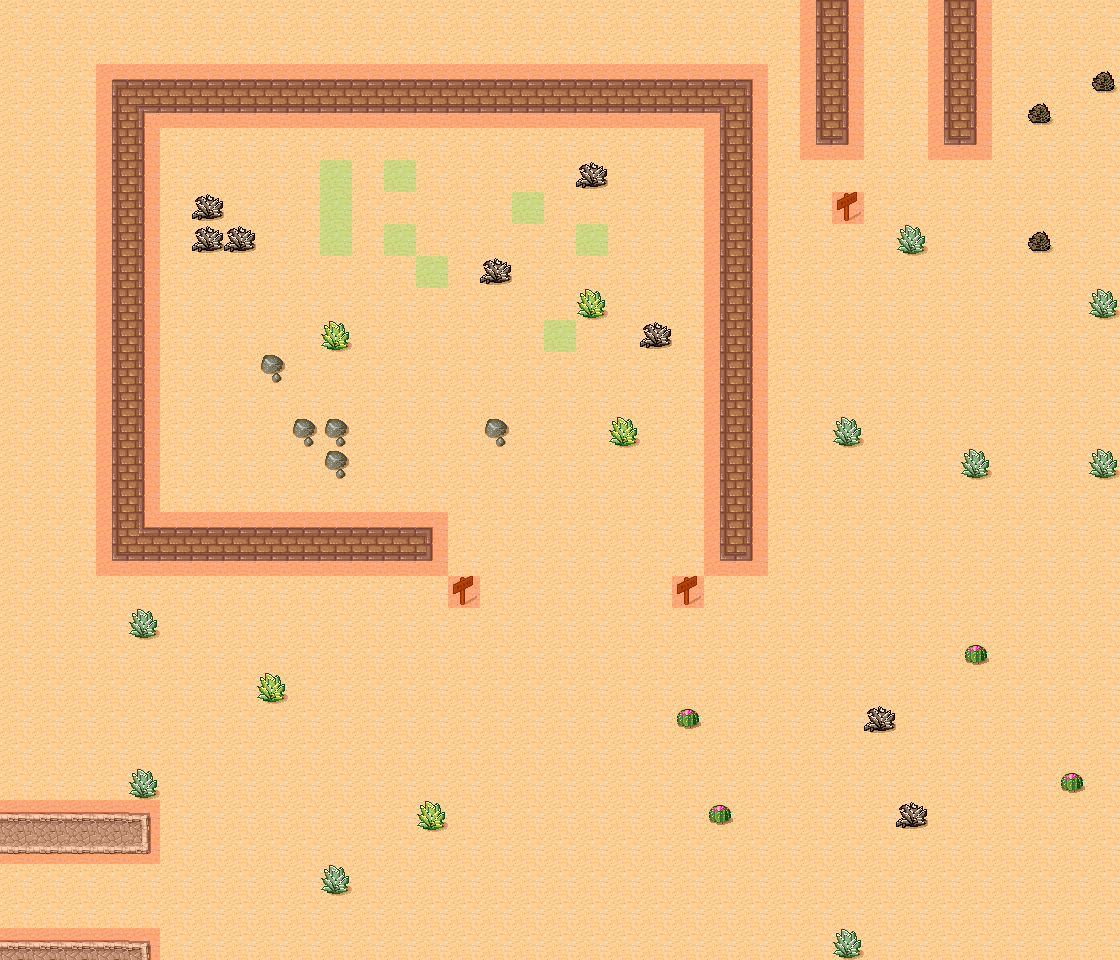

A 2D game scene composited from a Tiled map and its tileset images. What follows is a short description and the map's XML, with every tile layer's data as written:
An orthogonal 35x30 tile map with 32x32 px tiles, 2 tile layers (BackGround, Blockage), 2 tilesets and 4 objects (Player1ShowUpPoint, Player2ShowUpPoint, MonsterShowUpPosition1, MonsterShowUpPosition2).

<map version="1.0" tiledversion="2018.05.24" orientation="orthogonal" renderorder="right-down" width="35" height="30" tilewidth="32" tileheight="32" infinite="0" nextlayerid="7" nextobjectid="7">
 <tileset firstgid="1" name="tmw_desert_spacing" tilewidth="32" tileheight="32" spacing="1" margin="1" tilecount="48" columns="8">
  <image source="tmw_desert_spacing.png" width="265" height="199" />
 </tileset>
 <tileset firstgid="49" name="meta_tiles" tilewidth="32" tileheight="32" spacing="1" margin="1" tilecount="2" columns="2">
  <image source="meta_tiles.png" width="67" height="34" />
  <tile id="0">
   <properties>
    <property name="Block" value="true" />
   </properties>
  </tile>
  <tile id="1">
   <properties>
    <property name="Eat" value="true" />
   </properties>
  </tile>
 </tileset>
 <layer id="5" name="BackGround" width="35" height="30" locked="1">
  <data encoding="csv">
30,30,30,30,30,30,30,30,30,30,30,30,30,30,30,30,30,30,30,30,30,30,30,30,30,9,11,30,30,9,11,30,30,30,30,
30,30,30,30,30,30,30,30,30,30,30,30,30,30,30,30,30,30,30,30,30,30,30,30,30,9,11,30,30,9,11,30,30,30,30,
30,30,30,1,2,2,2,2,2,2,2,2,2,2,2,2,2,2,2,2,2,2,2,3,30,9,11,30,30,9,11,30,30,30,47,
30,30,30,9,20,18,18,18,18,18,18,18,18,18,18,18,18,18,18,18,18,18,21,11,30,9,11,30,30,9,11,30,47,30,30,
30,30,30,9,11,30,30,30,30,30,30,30,30,30,30,30,30,30,30,30,30,30,9,11,30,17,19,30,30,17,19,30,30,30,30,
30,30,30,9,11,30,30,30,30,30,30,30,30,30,30,30,30,30,39,30,30,30,9,11,30,30,30,30,30,30,30,30,30,30,30,
30,30,30,9,11,30,39,30,30,30,30,30,30,30,30,30,30,30,30,30,30,30,9,11,30,30,46,30,30,30,30,30,30,30,30,
30,30,30,9,11,30,39,39,30,30,30,30,30,30,30,30,30,30,30,30,30,30,9,11,30,30,30,30,38,30,30,30,47,30,30,
30,30,30,9,11,30,30,30,30,30,30,30,30,30,30,39,30,30,30,30,30,30,9,11,30,30,30,30,30,30,30,30,30,30,30,
30,30,30,9,11,30,30,30,30,30,30,30,30,30,30,30,30,30,40,30,30,30,9,11,30,30,30,30,30,30,30,30,30,30,38,
30,30,30,9,11,30,30,30,30,30,40,30,30,30,30,30,30,30,30,30,39,30,9,11,30,30,30,30,30,30,30,30,30,30,30,
30,30,30,9,11,30,30,30,32,30,30,30,30,30,30,30,30,30,30,30,30,30,9,11,30,30,30,30,30,30,30,30,30,30,30,
30,30,30,9,11,30,30,30,30,30,30,30,30,30,30,30,30,30,30,30,30,30,9,11,30,30,30,30,30,30,30,30,30,30,30,
30,30,30,9,11,30,30,30,30,32,32,30,30,30,30,32,30,30,30,40,30,30,9,11,30,30,38,30,30,30,30,30,30,30,30,
30,30,30,9,11,30,30,30,30,30,32,30,30,30,30,30,30,30,30,30,30,30,9,11,30,30,30,30,30,30,38,30,30,30,38,
30,30,30,9,11,30,30,30,30,30,30,30,30,30,30,30,30,30,30,30,30,30,9,11,30,30,30,30,30,30,30,30,30,30,30,
30,30,30,9,28,2,2,2,2,2,2,2,2,3,30,30,30,30,30,30,30,30,9,11,30,30,30,30,30,30,30,30,30,30,30,
30,30,30,17,18,18,18,18,18,18,18,18,18,19,30,30,30,30,30,30,30,30,17,19,30,30,30,30,30,30,30,30,30,30,30,
30,30,30,30,30,30,30,30,30,30,30,30,30,30,46,30,30,30,30,30,30,46,30,30,30,30,30,30,30,30,30,30,30,30,30,
30,30,30,30,38,30,30,30,30,30,30,30,30,30,30,30,30,30,30,30,30,30,30,30,30,30,30,30,30,30,30,30,30,30,30,
30,30,30,30,30,30,30,30,30,30,30,30,30,30,30,30,30,30,30,30,30,30,30,30,30,30,30,30,30,30,31,30,30,30,30,
30,30,30,30,30,30,30,30,40,30,30,30,30,30,30,30,30,30,30,30,30,30,30,30,30,30,30,30,30,30,30,30,30,30,30,
30,30,30,30,30,30,30,30,30,30,30,30,30,30,30,30,30,30,30,30,30,31,30,30,30,30,30,39,30,30,30,30,30,30,30,
30,30,30,30,30,30,30,30,30,30,30,30,30,30,30,30,30,30,30,30,30,30,30,30,30,30,30,30,30,30,30,30,30,30,30,
30,30,30,30,38,30,30,30,30,30,30,30,30,30,30,30,30,30,30,30,30,30,30,30,30,30,30,30,30,30,30,30,30,31,30,
26,26,26,26,27,30,30,30,30,30,30,30,30,40,30,30,30,30,30,30,30,30,31,30,30,30,30,30,39,30,30,30,30,30,30,
42,42,42,42,43,30,30,30,30,30,30,30,30,30,30,30,30,30,30,30,30,30,30,30,30,30,30,30,30,30,30,30,30,30,30,
30,30,30,30,30,30,30,30,30,30,38,30,30,30,30,30,30,30,30,30,30,30,30,30,30,30,30,30,30,30,30,30,30,30,30,
30,30,30,30,30,30,30,30,30,30,30,30,30,30,30,30,30,30,30,30,30,30,30,30,30,30,30,30,30,30,30,30,30,30,30,
26,26,26,26,27,30,30,30,30,30,30,30,30,30,30,30,30,30,30,30,30,30,30,30,30,30,38,30,30,30,30,30,30,30,30
</data>
 </layer>
 <objectgroup id="2" name="Object" locked="1">
  <object id="1" name="Player1ShowUpPoint" x="538" y="598" height="2" />
  <object id="2" name="Player2ShowUpPoint" x="641" y="598" />
  <object id="4" name="MonsterShowUpPosition1" x="-2" y="855" width="159" height="82">
   <properties>
    <property name="Enemy" type="int" value="1" />
   </properties>
  </object>
  <object id="5" name="MonsterShowUpPosition2" x="853" y="2" width="86" height="158">
   <properties>
    <property name="Enemy" type="int" value="1" />
   </properties>
  </object>
 </objectgroup>
 <layer id="6" name="Blockage" width="35" height="30" locked="1">
  <data encoding="csv">
0,0,0,0,0,0,0,0,0,0,0,0,0,0,0,0,0,0,0,0,0,0,0,0,0,49,49,0,0,49,49,0,0,0,0,
0,0,0,0,0,0,0,0,0,0,0,0,0,0,0,0,0,0,0,0,0,0,0,0,0,49,49,0,0,49,49,0,0,0,0,
0,0,0,49,49,49,49,49,49,49,49,49,49,49,49,49,49,49,49,49,49,49,49,49,0,49,49,0,0,49,49,0,0,0,0,
0,0,0,49,49,49,49,49,49,49,49,49,49,49,49,49,49,49,49,49,49,49,49,49,0,49,49,0,0,49,49,0,0,0,0,
0,0,0,49,49,0,0,0,0,0,0,0,0,0,0,0,0,0,0,0,0,0,49,49,0,49,49,0,0,49,49,0,0,0,0,
0,0,0,49,49,0,0,0,0,0,50,0,50,0,0,0,0,0,0,0,0,0,49,49,0,0,0,0,0,0,0,0,0,0,0,
0,0,0,49,49,0,0,0,0,0,50,0,0,0,0,0,50,0,0,0,0,0,49,49,0,0,49,0,0,0,0,0,0,0,0,
0,0,0,49,49,0,0,0,0,0,50,0,50,0,0,0,0,0,50,0,0,0,49,49,0,0,0,0,0,0,0,0,0,0,0,
0,0,0,49,49,0,0,0,0,0,0,0,0,50,0,0,0,0,0,0,0,0,49,49,0,0,0,0,0,0,0,0,0,0,0,
0,0,0,49,49,0,0,0,0,0,0,0,0,0,0,0,0,0,0,0,0,0,49,49,0,0,0,0,0,0,0,0,0,0,0,
0,0,0,49,49,0,0,0,0,0,0,0,0,0,0,0,0,50,0,0,0,0,49,49,0,0,0,0,0,0,0,0,0,0,0,
0,0,0,49,49,0,0,0,0,0,0,0,0,0,0,0,0,0,0,0,0,0,49,49,0,0,0,0,0,0,0,0,0,0,0,
0,0,0,49,49,0,0,0,0,0,0,0,0,0,0,0,0,0,0,0,0,0,49,49,0,0,0,0,0,0,0,0,0,0,0,
0,0,0,49,49,0,0,0,0,0,0,0,0,0,0,0,0,0,0,0,0,0,49,49,0,0,0,0,0,0,0,0,0,0,0,
0,0,0,49,49,0,0,0,0,0,0,0,0,0,0,0,0,0,0,0,0,0,49,49,0,0,0,0,0,0,0,0,0,0,0,
0,0,0,49,49,0,0,0,0,0,0,0,0,0,0,0,0,0,0,0,0,0,49,49,0,0,0,0,0,0,0,0,0,0,0,
0,0,0,49,49,49,49,49,49,49,49,49,49,49,0,0,0,0,0,0,0,0,49,49,0,0,0,0,0,0,0,0,0,0,0,
0,0,0,49,49,49,49,49,49,49,49,49,49,49,0,0,0,0,0,0,0,0,49,49,0,0,0,0,0,0,0,0,0,0,0,
0,0,0,0,0,0,0,0,0,0,0,0,0,0,49,0,0,0,0,0,0,49,0,0,0,0,0,0,0,0,0,0,0,0,0,
0,0,0,0,0,0,0,0,0,0,0,0,0,0,0,0,0,0,0,0,0,0,0,0,0,0,0,0,0,0,0,0,0,0,0,
0,0,0,0,0,0,0,0,0,0,0,0,0,0,0,0,0,0,0,0,0,0,0,0,0,0,0,0,0,0,0,0,0,0,0,
0,0,0,0,0,0,0,0,0,0,0,0,0,0,0,0,0,0,0,0,0,0,0,0,0,0,0,0,0,0,0,0,0,0,0,
0,0,0,0,0,0,0,0,0,0,0,0,0,0,0,0,0,0,0,0,0,0,0,0,0,0,0,0,0,0,0,0,0,0,0,
0,0,0,0,0,0,0,0,0,0,0,0,0,0,0,0,0,0,0,0,0,0,0,0,0,0,0,0,0,0,0,0,0,0,0,
0,0,0,0,0,0,0,0,0,0,0,0,0,0,0,0,0,0,0,0,0,0,0,0,0,0,0,0,0,0,0,0,0,0,0,
49,49,49,49,49,0,0,0,0,0,0,0,0,0,0,0,0,0,0,0,0,0,0,0,0,0,0,0,0,0,0,0,0,0,0,
49,49,49,49,49,0,0,0,0,0,0,0,0,0,0,0,0,0,0,0,0,0,0,0,0,0,0,0,0,0,0,0,0,0,0,
0,0,0,0,0,0,0,0,0,0,0,0,0,0,0,0,0,0,0,0,0,0,0,0,0,0,0,0,0,0,0,0,0,0,0,
0,0,0,0,0,0,0,0,0,0,0,0,0,0,0,0,0,0,0,0,0,0,0,0,0,0,0,0,0,0,0,0,0,0,0,
49,49,49,49,49,0,0,0,0,0,0,0,0,0,0,0,0,0,0,0,0,0,0,0,0,0,0,0,0,0,0,0,0,0,0
</data>
 </layer>
</map>
